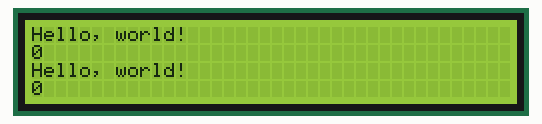
The program below on a simulated Raspberry Pi Pico running MicroPython. On the bench: 40×4 character LCD.

Above: at 0.1 s.
At 4.1 s:
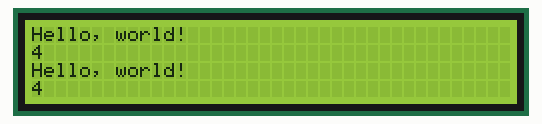
At 11.1 s:
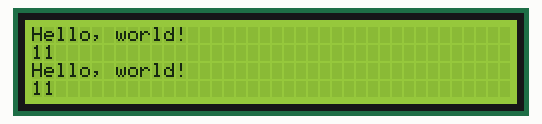
At 19.2 s:
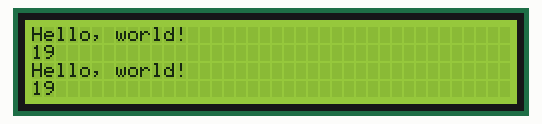
At 27.2 s:
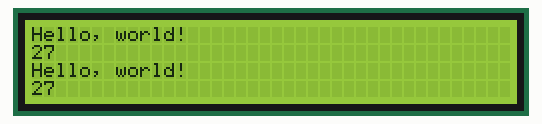
At 38.2 s:
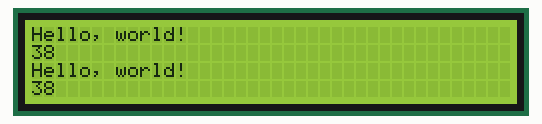

Measured:
- what the display in image 0 shows lasts 1.0 s, from 0.1 s to 1.1 s

The program:

main.py
```python
from machine import Pin, I2C
from lcd import Lcd
from time import sleep

lcd = Lcd(I2C(0, scl=Pin.board.GP1, sda=Pin.board.GP0))

while True:
    lcd.print("Hello, world!")
    for i in range(100):
        lcd.move_to(0, 1)
        lcd.print(str(i))
        sleep(1)
    lcd.clear()
    sleep(1)
```

lcd.py
```python
"""Provides an API for talking to HD44780 compatible character LCDs."""
import time
from io import StringIO
import utime
import gc
from machine import Pin, I2C


class LcdApi:
    """Implements the API for talking with HD44780 compatible character LCDs.
    This class only knows what commands to send to the LCD, and not how to get
    them to the LCD.

    It is expected that a derived class will implement the hal_xxx functions.
    """

    # The following constant names were lifted from the avrlib lcd.h
    # header file, however, I changed the definitions from bit numbers
    # to bit masks.
    #
    # HD44780 LCD controller command set

    LCD_CLR = 0x01  # DB0: clear display
    LCD_HOME = 0x02  # DB1: return to home position

    LCD_ENTRY_MODE = 0x04  # DB2: set entry mode
    LCD_ENTRY_INC = 0x02  # --DB1: increment
    LCD_ENTRY_SHIFT = 0x01  # --DB0: shift

    LCD_ON_CTRL = 0x08  # DB3: turn lcd/cursor on
    LCD_ON_DISPLAY = 0x04  # --DB2: turn display on
    LCD_ON_CURSOR = 0x02  # --DB1: turn cursor on
    LCD_ON_BLINK = 0x01  # --DB0: blinking cursor

    LCD_MOVE = 0x10  # DB4: move cursor/display
    LCD_MOVE_DISP = 0x08  # --DB3: move display (0-> move cursor)
    LCD_MOVE_RIGHT = 0x04  # --DB2: move right (0-> left)

    LCD_FUNCTION = 0x20  # DB5: function set
    LCD_FUNCTION_8BIT = 0x10  # --DB4: set 8BIT mode (0->4BIT mode)
    LCD_FUNCTION_2LINES = 0x08  # --DB3: two lines (0->one line)
    LCD_FUNCTION_10DOTS = 0x04  # --DB2: 5x10 font (0->5x7 font)
    LCD_FUNCTION_RESET = 0x30  # See "Initializing by Instruction" section

    LCD_CGRAM = 0x40  # DB6: set CG RAM address
    LCD_DDRAM = 0x80  # DB7: set DD RAM address

    LCD_RS_CMD = 0
    LCD_RS_DATA = 1

    LCD_RW_WRITE = 0
    LCD_RW_READ = 1

    def __init__(self, num_lines, num_columns):
        self.num_lines = num_lines
        if self.num_lines > 4:
            self.num_lines = 4
        self.num_columns = num_columns
        if self.num_columns > 40:
            self.num_columns = 40
        self.cursor_x = 0
        self.cursor_y = 0
        self.implied_newline = False
        self.backlight = True
        self.display_off()
        self.backlight_on()
        self.clear()
        self.hal_write_command(self.LCD_ENTRY_MODE | self.LCD_ENTRY_INC)
        self.hide_cursor()
        self.display_on()

    def clear(self):
        """Clears the LCD display and moves the cursor to the top left
        corner.
        """
        self.hal_write_command(self.LCD_CLR)
        self.hal_write_command(self.LCD_HOME)
        self.cursor_x = 0
        self.cursor_y = 0

    def show_cursor(self):
        """Causes the cursor to be made visible."""
        self.hal_write_command(self.LCD_ON_CTRL | self.LCD_ON_DISPLAY
                               | self.LCD_ON_CURSOR)

    def hide_cursor(self):
        """Causes the cursor to be hidden."""
        self.hal_write_command(self.LCD_ON_CTRL | self.LCD_ON_DISPLAY)

    def blink_cursor_on(self):
        """Turns on the cursor, and makes it blink."""
        self.hal_write_command(self.LCD_ON_CTRL | self.LCD_ON_DISPLAY
                               | self.LCD_ON_CURSOR | self.LCD_ON_BLINK)

    def blink_cursor_off(self):
        """Turns on the cursor, and makes it no blink (i.e. be solid)."""
        self.hal_write_command(self.LCD_ON_CTRL | self.LCD_ON_DISPLAY
                               | self.LCD_ON_CURSOR)

    def display_on(self):
        """Turns on (i.e. unblanks) the LCD."""
        self.hal_write_command(self.LCD_ON_CTRL | self.LCD_ON_DISPLAY)

    def display_off(self):
        """Turns off (i.e. blanks) the LCD."""
        self.hal_write_command(self.LCD_ON_CTRL)

    def backlight_on(self):
        """Turns the backlight on.

        This isn't really an LCD command, but some modules have backlight
        controls, so this allows the hal to pass through the command.
        """
        self.backlight = True
        self.hal_backlight_on()

    def backlight_off(self):
        """Turns the backlight off.

        This isn't really an LCD command, but some modules have backlight
        controls, so this allows the hal to pass through the command.
        """
        self.backlight = False
        self.hal_backlight_off()

    def move_to(self, cursor_x, cursor_y):
        """Moves the cursor position to the indicated position. The cursor
        position is zero based (i.e. cursor_x == 0 indicates first column).
        """
        self.cursor_x = cursor_x
        self.cursor_y = cursor_y
        addr = cursor_x & 0x3f
        if cursor_y & 1:
            addr += 0x40  # Lines 1 & 3 add 0x40
        if cursor_y & 2:  # Lines 2 & 3 add number of columns
            addr += self.num_columns
        self.hal_write_command(self.LCD_DDRAM | addr)

    def putchar(self, char):
        """Writes the indicated character to the LCD at the current cursor
        position, and advances the cursor by one position.
        """
        if char == '\n':
            if self.implied_newline:
                # self.implied_newline means we advanced due to a wraparound,
                # so if we get a newline right after that we ignore it.
                pass
            else:
                self.cursor_x = self.num_columns
        else:
            self.hal_write_data(ord(char))
            self.cursor_x += 1
        if self.cursor_x >= self.num_columns:
            self.cursor_x = 0
#             self.cursor_y += 1
#             self.implied_newline = (char != '\n')
        if self.cursor_y >= self.num_lines:
            self.cursor_y = 0
        self.move_to(self.cursor_x, self.cursor_y)

    def putstr(self, string):
        """Write the indicated string to the LCD at the current cursor
        position and advances the cursor position appropriately.
        """
        for char in string:
            self.putchar(char)

    def print(self, *args, **kwargs):
        output = StringIO()
        kwargs["file"] = output
        print(*args, **kwargs)
        self.putstr(output.getvalue())

    def custom_char(self, location, charmap):
        """Write a character to one of the 8 CGRAM locations, available
        as chr(0) through chr(7).
        """
        location &= 0x7
        self.hal_write_command(self.LCD_CGRAM | (location << 3))
        self.hal_sleep_us(40)
        for i in range(8):
            self.hal_write_data(charmap[i])
            self.hal_sleep_us(40)
        self.move_to(self.cursor_x, self.cursor_y)

    def hal_backlight_on(self):
        """Allows the hal layer to turn the backlight on.

        If desired, a derived HAL class will implement this function.
        """
        pass

    def hal_backlight_off(self):
        """Allows the hal layer to turn the backlight off.

        If desired, a derived HAL class will implement this function.
        """
        pass

    def hal_write_command(self, cmd):
        """Write a command to the LCD.

        It is expected that a derived HAL class will implement this
        function.
        """
        raise NotImplementedError

    def hal_write_data(self, data):
        """Write data to the LCD.

        It is expected that a derived HAL class will implement this
        function.
        """
        raise NotImplementedError

    def hal_sleep_us(self, usecs):
        """Sleep for some time (given in microseconds)."""
        time.sleep_us(usecs)


# PCF8574 pin definitions
MASK_RS = 0x01  # P0
MASK_RW = 0x02  # P1
MASK_E = 0x04  # P2

SHIFT_BACKLIGHT = 3  # P3
SHIFT_DATA = 4  # P4-P7


class Lcd(LcdApi):

    # Implements a HD44780 character LCD connected via PCF8574 on I2C

    def __init__(self, i2c: I2C, i2c_addr=0x27, num_lines=2, num_columns=16):
        self.i2c = i2c
        self.i2c_addr = i2c_addr
        self.i2c.writeto(self.i2c_addr, bytes([0]))
        utime.sleep_ms(20)  # Allow LCD time to powerup
        # Send reset 3 times
        self.hal_write_init_nibble(self.LCD_FUNCTION_RESET)
        utime.sleep_ms(5)  # Need to delay at least 4.1 msec
        self.hal_write_init_nibble(self.LCD_FUNCTION_RESET)
        utime.sleep_ms(1)
        self.hal_write_init_nibble(self.LCD_FUNCTION_RESET)
        utime.sleep_ms(1)
        # Put LCD into 4-bit mode
        self.hal_write_init_nibble(self.LCD_FUNCTION)
        utime.sleep_ms(1)
        LcdApi.__init__(self, num_lines, num_columns)
        cmd = self.LCD_FUNCTION
        if num_lines > 1:
            cmd |= self.LCD_FUNCTION_2LINES
        self.hal_write_command(cmd)
        gc.collect()

    def hal_write_init_nibble(self, nibble):
        # Writes an initialization nibble to the LCD.
        # This particular function is only used during initialization.
        byte = ((nibble >> 4) & 0x0f) << SHIFT_DATA
        self.i2c.writeto(self.i2c_addr, bytes([byte | MASK_E]))
        self.i2c.writeto(self.i2c_addr, bytes([byte]))
        gc.collect()

    def hal_backlight_on(self):
        # Allows the hal layer to turn the backlight on
        self.i2c.writeto(self.i2c_addr, bytes([1 << SHIFT_BACKLIGHT]))
        gc.collect()

    def hal_backlight_off(self):
        # Allows the hal layer to turn the backlight off
        self.i2c.writeto(self.i2c_addr, bytes([0]))
        gc.collect()

    def hal_write_command(self, cmd):
        # Write a command to the LCD. Data is latched on the falling edge of E.
        byte = ((self.backlight << SHIFT_BACKLIGHT) |
                (((cmd >> 4) & 0x0f) << SHIFT_DATA))
        self.i2c.writeto(self.i2c_addr, bytes([byte | MASK_E]))
        self.i2c.writeto(self.i2c_addr, bytes([byte]))
        byte = ((self.backlight << SHIFT_BACKLIGHT) |
                ((cmd & 0x0f) << SHIFT_DATA))
        self.i2c.writeto(self.i2c_addr, bytes([byte | MASK_E]))
        self.i2c.writeto(self.i2c_addr, bytes([byte]))
        if cmd <= 3:
            # The home and clear commands require a worst case delay of 4.1 ms
            utime.sleep_ms(5)
        gc.collect()

    def hal_write_data(self, data):
        # Write data to the LCD. Data is latched on the falling edge of E.
        byte = (MASK_RS | (self.backlight << SHIFT_BACKLIGHT) |
                (((data >> 4) & 0x0f) << SHIFT_DATA))
        self.i2c.writeto(self.i2c_addr, bytes([byte | MASK_E]))
        self.i2c.writeto(self.i2c_addr, bytes([byte]))
        byte = (MASK_RS | (self.backlight << SHIFT_BACKLIGHT) |
                ((data & 0x0f) << SHIFT_DATA))
        self.i2c.writeto(self.i2c_addr, bytes([byte | MASK_E]))
        self.i2c.writeto(self.i2c_addr, bytes([byte]))
        gc.collect()
```
